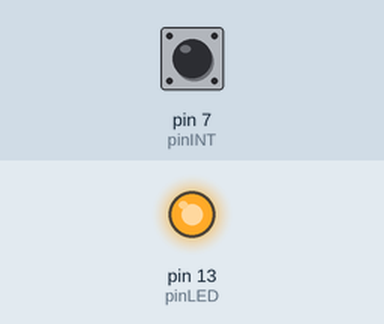
Simulated run of this sketch. Board: Arduino Uno, built with avr-gcc and run on an emulated ATmega328P. Shown: output pins drawn as LEDs (lit = HIGH). Inputs (shaded band) come from the test bench; at power-on: pin 7 (pinINT) HIGH.

Above: at 1.2 s.
1.3 s: pin 7 (pinINT) pulled LOW for 0.15 s
At 1.37 s:
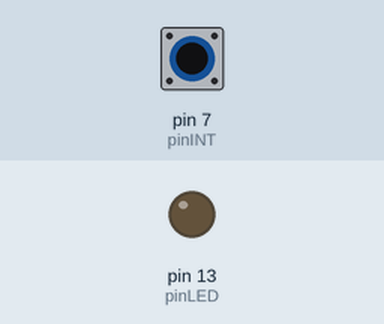
2.9 s: pin 7 (pinINT) pulled LOW for 3.2 s
At 6.8 s:
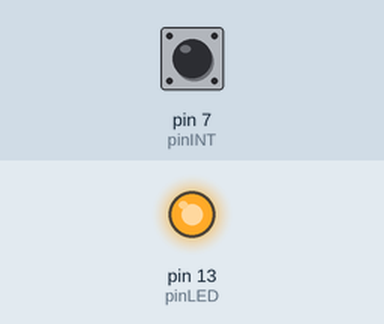
Timing chart, 0 to 8.3 s (numbered marks = the images above; inputs shaded):
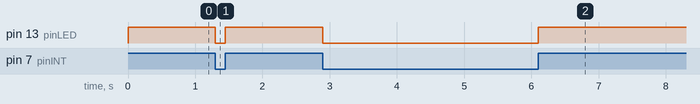

The sketch:

pci.ino
```cpp
const byte pinLED = 13;
const byte pinINT = 7;
volatile byte state = LOW;
void setup() {
 PCICR |= _BV(2);
 PCMSK2 |= _BV(7);
 pinMode(pinINT, INPUT_PULLUP);
 pinMode(pinLED, OUTPUT);
}
void loop() {
 digitalWrite(pinLED, state);
}
ISR(PCINT2_vect) {
 state = !state;
}
```

Measured:
- after the input at 1.3 s, pin 13 (pinLED): HIGH → LOW at once, → HIGH 0.15 s later
- after the input at 2.9 s, pin 13 (pinLED): HIGH → LOW at once, → HIGH 3.2 s later
